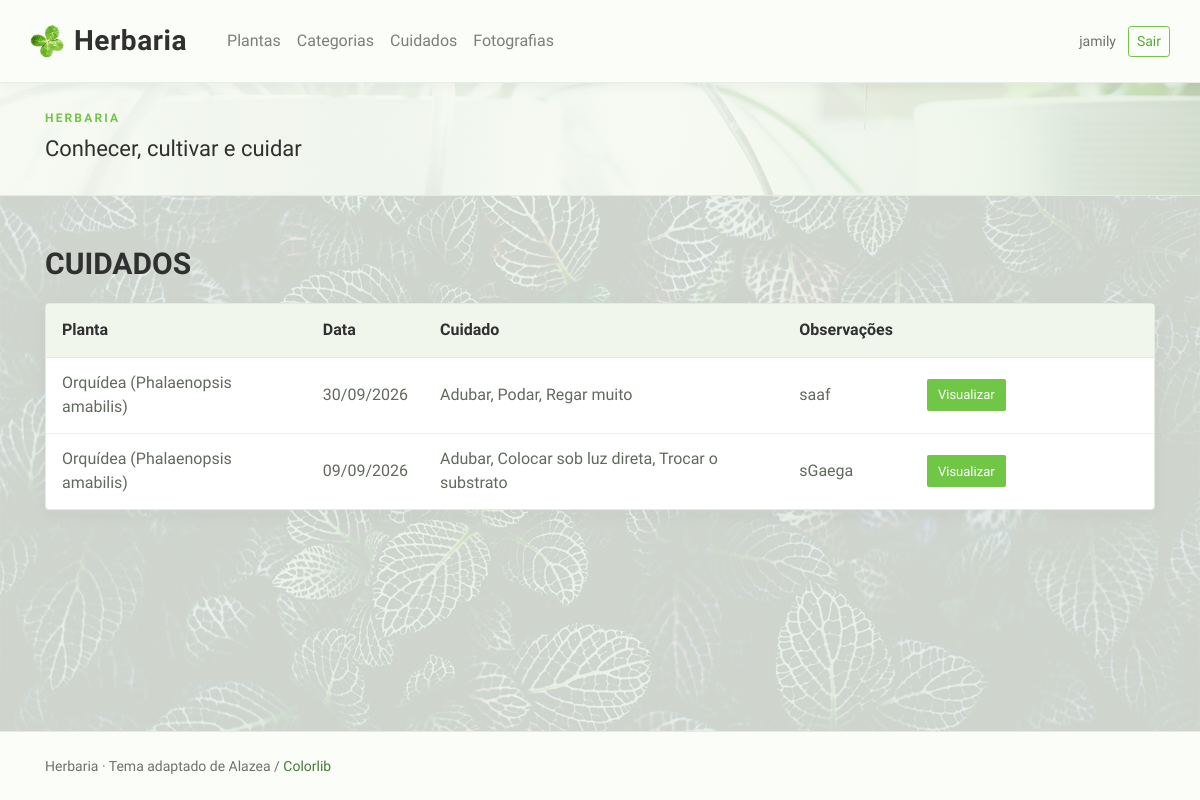
The page /cuidados/ (signed in) on the database its author committed.
### Cuidados/models.py (models this page shows, shortened)
class Cuidados(models.Model):
    planta = models.ForeignKey(
        "plantas.Planta",
        on_delete=models.CASCADE,
        related_name="cuidados",
        verbose_name="planta",
    )
    tipo = models.ManyToManyField(
        TipoDeCuidado,
        related_name="cuidados",
        verbose_name="tipos de cuidado",
    )
    data = models.DateField("data")
    observacoes = models.TextField("observações", blank=True)
    class Meta:
        db_table = "plantas_cuidados"
        verbose_name = "cuidado"
        verbose_name_plural = "cuidados"
        ordering = ("-data",)
    def get_tipos_display(self):
        return ", ".join(tipo.nome for tipo in self.tipo.all())
    get_tipos_display.short_description = "cuidado"

class TipoDeCuidado(models.Model):
    codigo = models.CharField("código", max_length=30, unique=True)
    nome = models.CharField("nome", max_length=100)
    class Meta:
        verbose_name = "tipo de cuidado"
        verbose_name_plural = "tipos de cuidado"
        ordering = ("nome",)

### Plantas/models.py (models this page shows)
class Planta(models.Model):
    nome_cientifico = models.CharField("nome científico", max_length=150)
    nome_popular = models.CharField("nome popular", max_length=150)
    descricao = models.TextField("descrição")
    data_cadastro = models.DateField("data de cadastro", auto_now_add=True)
    data_plantio = models.DateField("data de plantio", null=True, blank=True)
    categoria = models.ForeignKey(
        "categoria.Categoria",
        on_delete=models.SET_NULL,
        null=True,
        blank=True,
        related_name="plantas",
        verbose_name="categoria",
    )
    class Meta:
        verbose_name = "planta"
        verbose_name_plural = "plantas"
        ordering = ("nome_popular", "nome_cientifico")
    def __str__(self):
        return f"{self.nome_popular} ({self.nome_cientifico})"

### Cuidados/views.py (the view)
# urls.py: path("cuidados/", cuidado_views.cuidado_listar, name="cuidado_listar"),
@login_required
def cuidado_listar(request):
    cuidados = Cuidados.objects.select_related("planta")
    return render(request, "Plantas/cuidado_listar.html", {"cuidados": cuidados})

### Cuidados/templates/Plantas/cuidado_listar.html (shortened to what this page needs)
{% extends "Plantas/base.html" %}
{% block content %}
<h2>Cuidados</h2>
<div class="table-responsive"><table class="table table-hover">
<thead><tr><th scope="col">Planta</th><th scope="col">Data</th><th scope="col">Cuidado</th><th scope="col">Observações</th><th scope="col"><span class="sr-only">Ações</span></th></tr></thead><tbody>
{% for cuidado in cuidados %}
<tr><td>{{ cuidado.planta }}</td><td>{{ cuidado.data|date:"d/m/Y" }}</td><td>{{ cuidado.get_tipos_display }}</td><td>{{ cuidado.observacoes|default:"—" }}</td><td class="acoes-tabela"><a class="botao visualizar" href="{% url 'plantas:cuidado_detalhar' cuidado.pk %}">Visualizar</a></td></tr>
{% empty %}<tr><td colspan="5">Nenhum cuidado cadastrado.</td></tr>{% endfor %}
</tbody></table></div>
{% endblock %}

### Plantas/templates/Plantas/base.html (shortened to what this page needs)
{% load static %}
<!doctype html>
<html lang="pt-br">
<head>
  <link rel="stylesheet" href="{% static 'Plantas/alazea/style.css' %}">
  <link rel="stylesheet" href="{% static 'Plantas/herbaria.css' %}">
</head>
<body class="{% block body_class %}{% endblock %}">
<header class="herbaria-header">
  <nav class="navbar navbar-expand-lg navbar-light container-fluid" aria-label="Menu principal">
    <a class="navbar-brand" href="{% url 'plantas:planta_listar' %}">
      <img src="{% static 'Plantas/alazea/img/core-img/leaf.png' %}" alt="" class="herbaria-brand-mark">
      <span>Herbaria</span>
    </a>
    <div class="collapse navbar-collapse" id="menu">
      <div class="navbar-nav herbaria-nav-links">
        <a class="nav-link" href="{% url 'plantas:planta_listar' %}">Plantas</a>
        <a class="nav-link" href="{% url 'plantas:categoria_listar' %}">Categorias</a>
        <a class="nav-link" href="{% url 'plantas:cuidado_listar' %}">Cuidados</a>
        <a class="nav-link" href="{% url 'plantas:fotografia_listar' %}">Fotografias</a>
      </div>
      {% if user.is_authenticated %}
        <div class="herbaria-account">
          <span class="herbaria-username">{{ user.username }}</span>
          <form method="post" action="{% url 'logout' %}">
            {% csrf_token %}<button class="btn btn-outline-success btn-sm" type="submit">Sair</button>
          </form>
        </div>
      {% else %}
        <div class="herbaria-account">
          <a class="nav-link" href="{% url 'login' %}">Entrar</a>
          <a class="btn btn-success btn-sm" href="{% url 'usuario_cadastrar' %}">Cadastrar-se</a>
        </div>
      {% endif %}
    </div>
  </nav>
</header>
<section class="herbaria-banner">
  <div class="container">
    <p class="herbaria-banner-kicker">HERBARIA</p>
    <p class="herbaria-banner-title mb-0">Conhecer, cultivar e cuidar</p>
  </div>
</section>
<main class="container herbaria-main" id="conteudo">
  {% block content %}{% endblock %}
</main>
<footer class="herbaria-footer">
  <div class="container"><small>Herbaria <span aria-hidden="true">·</span> Tema adaptado de Alazea / <a href="https://colorlib.com">Colorlib</a></small></div>
</footer>
</body>
</html>

### Plantas/static/Plantas/herbaria.css (style rules this page uses)
body { min-height: 100vh; display: flex; flex-direction: column; background-color: #edf4e9; background-image: linear-gradient(rgba(243, 248, 239, .84), rgba(243, 248, 239, .84)), url("alazea/img/bg-img/3.jpg"); background-position: center center; background-size: cover; background-repeat: no-repeat; background-attachment: fixed; color: #707070; }
a { color: #477b36; }
.herbaria-header { position: relative; z-index: 2; background: #fbfdf9; border-bottom: 1px solid #e8eee5; box-shadow: 0 2px 12px rgba(48, 48, 48, .05); }
.herbaria-header .navbar { min-height: 82px; padding-right: 30px; padding-left: 30px; }
.herbaria-header .navbar-brand { display: inline-flex; align-items: center; margin-right: 2rem; color: #303030; font-size: 28px; font-weight: 700; letter-spacing: .02em; }
.herbaria-brand-mark { width: 34px; height: 34px; margin-right: 10px; object-fit: contain; }
.herbaria-nav-links .nav-link, .herbaria-account .nav-link { padding: .7rem .8rem; color: #505b4e; font-size: 16px; font-weight: 500; }
.herbaria-account { display: flex; align-items: center; flex-wrap: wrap; margin-left: auto; }
.herbaria-account form { margin: 0; }
.herbaria-account form button[type=submit] { transition: color 250ms ease, background-color 250ms ease, border-color 250ms ease; }
.herbaria-username { margin: 0 .75rem; color: #707070; font-size: 14px; }
.btn-outline-success { color: #5aa936; border-color: #70c745; }
.herbaria-banner { position: relative; overflow: hidden; padding: 25px 0 27px; background: linear-gradient(105deg, rgba(246, 250, 242, .97) 0%, rgba(246, 250, 242, .91) 54%, rgba(231, 241, 222, .76) 100%), url("alazea/img/bg-img/1.jpg") center 45% / cover no-repeat; border-bottom: 1px solid #e4ebdf; }
.herbaria-banner-kicker { margin: 0 0 2px; color: #70c745; font-size: 12px; font-weight: 700; letter-spacing: .18em; }
.herbaria-banner-title { color: #303030; font-size: 22px; font-weight: 500; }
.herbaria-main { flex: 1 0 auto; width: 100%; padding-top: 48px; padding-bottom: 64px; }
.herbaria-main > h1, .herbaria-main > h2 { margin-bottom: 1.25rem; color: #303030; font-size: 30px; font-weight: 600; text-transform: uppercase; }
.herbaria-main .table-responsive { margin-top: .5rem; border: 1px solid #e5ebe1; border-radius: 4px; background: #fff; box-shadow: 0 5px 18px rgba(48, 48, 48, .045); }
.herbaria-main table { width: 100%; margin: 0; color: #606a5d; }
.herbaria-main .table thead th { padding: .9rem 1rem; border-top: 0; border-bottom: 1px solid #e5ebe1; background: #f1f6ed; color: #303030; font-weight: 600; white-space: nowrap; }
.herbaria-main .table td { padding: .85rem 1rem; border-color: #edf1ea; vertical-align: middle; }
.acoes-tabela { min-width: 245px; white-space: nowrap; }
.botao { display: inline-block; margin: .1rem; padding: .38rem .65rem; border: 1px solid transparent; border-radius: 2px; color: #fff; font-size: 13px; line-height: 1.35; text-align: center; }
.botao.visualizar { background: #70c745; }
.herbaria-footer { padding: 22px 0; border-top: 1px solid #e5ebe1; background: #fbfdf9; color: #707070; }
.herbaria-footer small { font-size: 14px; }
.herbaria-footer a { color: #477b36; }

### Plantas/static/Plantas/alazea/css/classy-nav.css (style rules this page uses)
* { margin: 0; padding: 0; }
body { font-family: "Roboto", sans-serif; }
img { height: auto; max-width: 100%; }

### rows shown on the page
Cuidados: planta "Orquídea (Phalaenopsis amabilis)", data "30/09/2026", tipos "Adubar, Podar, Regar muito", observacoes "saaf"
Cuidados: planta "Orquídea (Phalaenopsis amabilis)", data "09/09/2026", tipos "Adubar, Colocar sob luz direta, Trocar o substrato", observacoes "sGaega"

### other values the page prints
{{ user.username }} "jamily"
